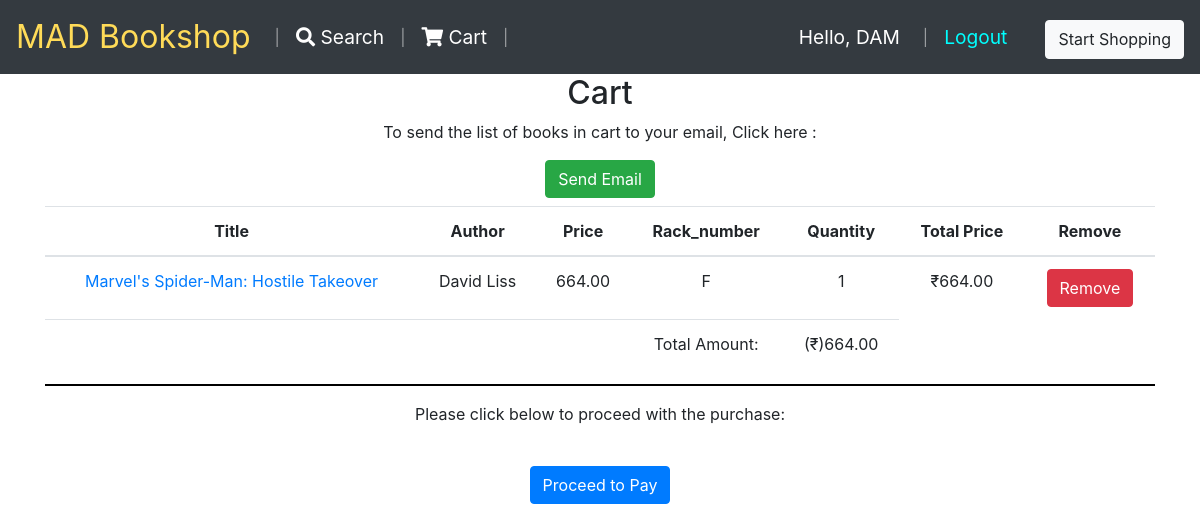
The app's page /cart/ (signed in) with its own data.
### bookstore/models.py (models this page shows, shortened)
class Cart(models.Model):
    user = models.ForeignKey(User, on_delete=models.CASCADE)
    book = models.ForeignKey(Book, on_delete=models.CASCADE)
    quantity = models.IntegerField()
    revenue= models.DecimalField(max_digits=8, decimal_places=2,default=0)

class Book(models.Model):
    title= models.CharField(max_length=100)
    author= models.CharField(max_length=100)
    publisher= models.CharField(max_length=100)
    price= models.DecimalField(max_digits=8, decimal_places=2)
    isbn= models.CharField(max_length=13,unique=True)
    image= models.ImageField(upload_to='static/images',default='static/images/book.jpg')
    genre= models.CharField(max_length=50,default="others")
    desc= models.CharField(max_length=1000,default="")

class Inventory(models.Model):
    book = models.OneToOneField(Book, on_delete=models.CASCADE)
    stock = models.IntegerField(default=0)
    rack_number = models.CharField(max_length=1)

### bookstore/views.py (the view)
# urls.py: path("cart/", views.cart, name="cart"),
def cart(request):
    if not request.user.is_authenticated: # if user not authenticated redirect to login page
        request.session['previous_url'] = request.build_absolute_uri() # save this url in cache
        return redirect('login')
    carts = Cart.objects.filter(user=request.user)
    total_price = sum(cart.book.price * cart.quantity for cart in carts)
    context = {
        'cart': carts,
        'total_price': total_price
    }
    return render(request, 'cart.html', context)

### templates/cart.html (shortened to what this page needs)
{% extends "base.html" %}
{% block content %}
<div class="container text-center">
    <h2>Cart</h2>
    {% if cart %}
        <div class="container mb-2">
            <form method="post" action="{% url 'send_email' %}">
                <p> To send the list of books in cart to your email, Click here : </p>
                <button type="submit" class="btn btn-success">Send Email</button>
            </form>
        </div>
        <table class="table">
            <thead>
                <tr>
                    <th>Title</th>
                    <th>Author</th>
                    <th>Price</th>
                    <th>Rack_number</th>
                    <th>Quantity</th>
                    <th>Total Price</th>
                    <th>Remove</th>
                </tr>
            </thead>
            <tbody>
                {% for item in cart %}
                    <tr>
                        <td><a href="{% url 'book_details' item.book.id %}">{{ item.book.title }}</a></td>
                        <td>{{ item.book.author }}</td>
                        <td>{{ item.book.price }}</td>
                        <td>{{ item.book.inventory.rack_number}}</td>
                        <td>{{ item.quantity }}</td>
                        <td>₹{{ item.revenue }}</td>
                        <td>
                            <form method="post" action="{% url 'remove_from_cart' item.id %}">
                                <button type="submit" class="btn btn-danger">Remove</button>
                            </form>
                        </td>
                    </tr>
                {% endfor %}
            </tbody>
            <tfoot>
                <tr>
                    <td colspan="3"></td>
                    <td>Total Amount:</td>
                    <td> (₹){{ total_price }}</td>
                </tr>
            </tfoot>
        </table>
        <hr style="border: 1px solid black;">
        <div class="container" >
        <div class="col-md-6 mx-auto mb-4">
        <div class="container mb-4">
            <p style="color:dark-green;">Please click below to proceed with the purchase:</p>
        </div>
        <form method="POST" action="{% url 'proceed_to_buy' %}" class="row justify-content-center">
            <div class="col-md-12 text-center mt-3">
                <button type="submit" class="btn btn-primary">Proceed to Pay</button>
            </div>
        </form>
        </div>
        </div>
    {% else %}
        <p class="text-danger" style="font-size: 130%">Your cart is Empty !!!</p>
    {% endif %}
</div>
{% endblock %}

### templates/base.html (shortened to what this page needs)
<!doctype html>
<html lang="en">
  <head>
    <link rel="stylesheet" href="https://cdn.jsdelivr.net/npm/bootstrap@4.0.0/dist/css/bootstrap.min.css">
    <link href="https://cdnjs.cloudflare.com/ajax/libs/font-awesome/5.15.3/css/all.min.css" rel="stylesheet">
  </head>
  <body>
    <nav class="navbar navbar-expand-lg navbar-dark bg-dark">
        <a class="navbar-brand" href={% url 'logout_index' %} style="font-size:200%; color:#FFDB58;">MAD Bookshop</a>
        <div class="collapse navbar-collapse" id="navbarNav">
            <ul class="navbar-nav">
                <span class="nav-link d-flex align-items-center">|</span>
                <li class="nav-item active">
                    <a class="nav-link" href={% url 'search' %} style="font-size:120%"><i class="fas fa-search"></i>  Search <span class="sr-only">(current)</span></a>
                </li>
                <span class="nav-link d-flex align-items-center">|</span>
                <li class="nav-item active">
                    <a class="nav-link" href={% url 'cart' %} style="font-size:120%"><i class="fas fa-shopping-cart"></i>  Cart <span class="sr-only">(current)</span></a>
                </li>
                <span class="nav-link d-flex align-items-center">|</span>
            </ul>
        </div>
        <div class="ml-auto">
            <ul class="navbar-nav">
                {% if user.is_authenticated %}
                    <li class="nav-item d-flex align-items-center">
                        <span style="font-size:120%; color:white;">
                                Hello, {{ user.username }}
                        </span>
                    </li>
                {% endif %}
                <li class="nav-item active">
                    {% if user.is_authenticated %}
                    <div class="container" style="display: flex;">
                        <span class="nav-link d-flex align-items-center">|</span>
                        <a class="nav-link" href="{% url 'logout' %}" style="font-size:120%; color:aqua;">Logout</a>
                        </div>
                    {% else %}
                    <div class="container" style="display: flex;">
                        <a class="nav-link" href="{% url 'login' %}" style="font-size:120%; color:aqua;">Login</a>
                        <span class="nav-link d-flex align-items-center">|</span>
                        <a class="nav-link" href="{% url 'register' %}" style="font-size:120%; color:aqua;">Register</a>
                    </div>
                    {% endif %}
                </li>
                <div class="d-flex">
                    <form action="{% url 'start_shopping' %}" method="post" class="d-flex">
                        <button type="submit" class="btn btn-light custom-button" style="margin-left:15px; margin-top:5px;">Start Shopping</button>
                    </form>
                </div>
            </ul>
        </div>
    </nav>
    {% block content %}
    {% endblock %}
  </body>
</html>

### records on screen
Cart: book "Marvel's Spider-Man: Hostile Takeover", book.author "David Liss", book.price "664.00", book.inventory.rack_number "F", quantity "1", revenue "664.00"

### other values on screen
{{ user.username }} "DAM"
{{ total_price }} "664.00"
